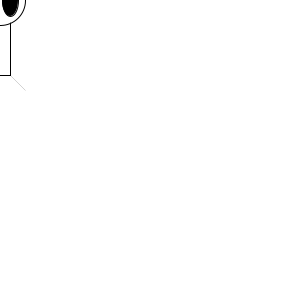
Frame 1 (no input)
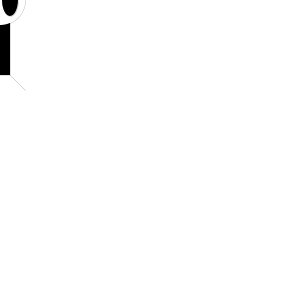
Frame 60 (the mouse pressed at the canvas centre just before this capture)
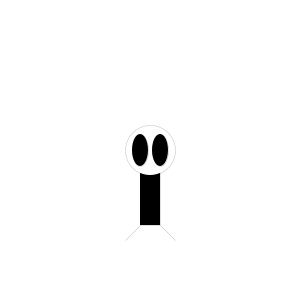
Frame 120 (the mouse held since frame 60 and released just before this capture)

The Processing sketch that drew these frames (run headless with seeded random() and noise(); from frame 60 on, the mouse is pressed at the canvas centre):

// Processing sketch: lab2
// ── lab2.pde
//Bridger's Zoog that follows the mouse and grows in size the fast the mouse moves

void setup(){
background(255);
size(300, 300);
}

void draw(){
  background (255);
float mouseSpeedX = abs(mouseX-pmouseX);
float mouseSpeedY = abs(mouseY-pmouseY);

//Draw Zoog Body
rect(mouseX-10, mouseY, mouseSpeedX+20, mouseSpeedY+75);

//Draw Zoog Head
fill(255);
ellipse(mouseX, mouseY, mouseSpeedX+50, mouseSpeedY+50);

//Draw Zoog's Eyes
fill(0);
ellipse(mouseX+10, mouseY, 16+mouseSpeedX, 32+mouseSpeedY);
ellipse(mouseX-10,mouseY, 16+mouseSpeedX, 32+mouseSpeedY);

// Draw Zoog's legs
stroke(0);
strokeWeight(mouseSpeedX);
strokeWeight(mouseSpeedY);
line(mouseX+10,mouseY+75,mouseSpeedX+mouseX+25,mouseSpeedY+mouseY+90);
line(mouseX-10, mouseY+75,mouseX-25-mouseSpeedX,mouseSpeedY+mouseY+90);


}
